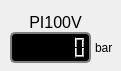
       <widget class="QWidget" name="widgetPI100V" native="true">
        <property name="geometry">
         <rect>
          <x>0</x>
          <y>10</y>
          <width>121</width>
          <height>71</height>
         </rect>
        </property>
        <property name="font">
         <font>
          <underline>false</underline>
          <strikeout>false</strikeout>
         </font>
        </property>
        <property name="tabletTracking">
         <bool>false</bool>
        </property>
        <property name="focusPolicy">
         <enum>Qt::FocusPolicy::NoFocus</enum>
        </property>
        <property name="toolTip">
         <string>Indicador de Pressão de Vapor</string>
        </property>
        <property name="accessibleDescription">
         <string/>
        </property>
        <property name="autoFillBackground">
         <bool>false</bool>
        </property>
        <property name="styleSheet">
         <string notr="true">#widgetPI100V{
    background-color: #c0c0c0; /* Uma cor de fundo neutra */
    border-width: 2px;
    border-style: solid;
    border-color: #ffffff #888888 #888888 #ffffff; /* Bordas: cima, direita, baixo, esquerda */
    border-radius: 4px; /* Bordas arredondadas (opcional) */
    padding: 4px; /* Espaçamento interno (opcional) */
}</string>
        </property>
        <widget class="QLabel" name="label_6">
         <property name="geometry">
          <rect>
           <x>20</x>
           <y>10</y>
           <width>71</width>
           <height>22</height>
          </rect>
         </property>
         <property name="sizePolicy">
          <sizepolicy hsizetype="Minimum" vsizetype="Minimum">
           <horstretch>0</horstretch>
           <verstretch>0</verstretch>
          </sizepolicy>
         </property>
         <property name="font">
          <font>
           <pointsize>12</pointsize>
           <underline>false</underline>
           <strikeout>false</strikeout>
          </font>
         </property>
         <property name="lineWidth">
          <number>2</number>
         </property>
         <property name="text">
          <string>PI100V</string>
         </property>
         <property name="alignment">
          <set>Qt::AlignmentFlag::AlignBottom|Qt::AlignmentFlag::AlignHCenter</set>
         </property>
        </widget>
        <widget class="QLCDNumber" name="lcdPI100V">
         <property name="geometry">
          <rect>
           <x>10</x>
           <y>32</y>
           <width>81</width>
           <height>31</height>
          </rect>
         </property>
         <property name="sizePolicy">
          <sizepolicy hsizetype="MinimumExpanding" vsizetype="MinimumExpanding">
           <horstretch>0</horstretch>
           <verstretch>0</verstretch>
          </sizepolicy>
         </property>
         <property name="styleSheet">
          <string notr="true">#lcdPI100V {
        color: red;
        background-color: black;
        border: 2px solid gray;
        border-radius: 5px;
    }</string>
         </property>
         <property name="smallDecimalPoint">
          <bool>true</bool>
         </property>
         <property name="digitCount">
          <number>6</number>
         </property>
        </widget>
        <widget class="QLabel" name="label_26">
         <property name="geometry">
          <rect>
           <x>95</x>
           <y>40</y>
           <width>41</width>
           <height>16</height>
          </rect>
         </property>
         <property name="text">
          <string>bar</string>
         </property>
        </widget>
       </widget>
